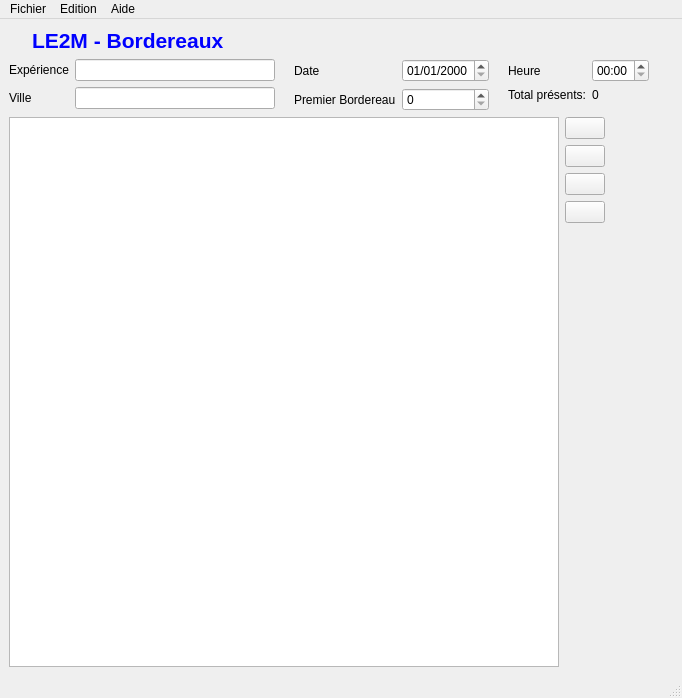
<?xml version="1.0" encoding="UTF-8"?>
<ui version="4.0">
 <class>MainWindow</class>
 <widget class="QMainWindow" name="MainWindow">
  <property name="geometry">
   <rect>
    <x>0</x>
    <y>0</y>
    <width>682</width>
    <height>698</height>
   </rect>
  </property>
  <property name="minimumSize">
   <size>
    <width>0</width>
    <height>0</height>
   </size>
  </property>
  <property name="windowTitle">
   <string>Bordereau Editor</string>
  </property>
  <widget class="QWidget" name="centralwidget">
   <layout class="QVBoxLayout" name="verticalLayout">
    <item>
     <layout class="QHBoxLayout" name="horizontalLayout_2">
      <item>
       <widget class="QLabel" name="label_logo">
        <property name="text">
         <string/>
        </property>
        <property name="pixmap">
         <pixmap>../le2mBordereauxImages/logo_lameta.gif</pixmap>
        </property>
       </widget>
      </item>
      <item>
       <spacer name="horizontalSpacer_10">
        <property name="orientation">
         <enum>Qt::Horizontal</enum>
        </property>
        <property name="sizeType">
         <enum>QSizePolicy::Fixed</enum>
        </property>
        <property name="sizeHint" stdset="0">
         <size>
          <width>10</width>
          <height>20</height>
         </size>
        </property>
       </spacer>
      </item>
      <item>
       <widget class="QLabel" name="label_description">
        <property name="font">
         <font>
          <pointsize>16</pointsize>
          <weight>75</weight>
          <bold>true</bold>
         </font>
        </property>
        <property name="styleSheet">
         <string notr="true">color: rgb(0, 0, 255);</string>
        </property>
        <property name="text">
         <string>LE2M - Bordereaux</string>
        </property>
       </widget>
      </item>
      <item>
       <spacer name="horizontalSpacer_2">
        <property name="orientation">
         <enum>Qt::Horizontal</enum>
        </property>
        <property name="sizeType">
         <enum>QSizePolicy::MinimumExpanding</enum>
        </property>
        <property name="sizeHint" stdset="0">
         <size>
          <width>13</width>
          <height>20</height>
         </size>
        </property>
       </spacer>
      </item>
     </layout>
    </item>
    <item>
     <layout class="QHBoxLayout" name="horizontalLayout">
      <item>
       <layout class="QFormLayout" name="formLayout">
        <item row="0" column="0">
         <widget class="QLabel" name="label_nom">
          <property name="text">
           <string>Expérience</string>
          </property>
         </widget>
        </item>
        <item row="0" column="1">
         <widget class="QLineEdit" name="lineEdit_nomExperience">
          <property name="minimumSize">
           <size>
            <width>200</width>
            <height>0</height>
           </size>
          </property>
          <property name="maximumSize">
           <size>
            <width>200</width>
            <height>16777215</height>
           </size>
          </property>
         </widget>
        </item>
        <item row="1" column="0">
         <widget class="QLabel" name="label_ville">
          <property name="text">
           <string>Ville</string>
          </property>
         </widget>
        </item>
        <item row="1" column="1">
         <widget class="QLineEdit" name="lineEdit_ville">
          <property name="minimumSize">
           <size>
            <width>200</width>
            <height>0</height>
           </size>
          </property>
          <property name="maximumSize">
           <size>
            <width>200</width>
            <height>16777215</height>
           </size>
          </property>
         </widget>
        </item>
       </layout>
      </item>
      <item>
       <spacer name="horizontalSpacer">
        <property name="orientation">
         <enum>Qt::Horizontal</enum>
        </property>
        <property name="sizeType">
         <enum>QSizePolicy::Fixed</enum>
        </property>
        <property name="sizeHint" stdset="0">
         <size>
          <width>13</width>
          <height>20</height>
         </size>
        </property>
       </spacer>
      </item>
      <item>
       <layout class="QFormLayout" name="formLayout_2">
        <item row="0" column="0">
         <widget class="QLabel" name="label">
          <property name="text">
           <string>Date</string>
          </property>
         </widget>
        </item>
        <item row="0" column="1">
         <widget class="QDateEdit" name="dateEdit">
          <property name="displayFormat">
           <string>dd/MM/yyyy</string>
          </property>
         </widget>
        </item>
        <item row="1" column="0">
         <widget class="QLabel" name="label_premierBordereau">
          <property name="text">
           <string>Premier Bordereau</string>
          </property>
         </widget>
        </item>
        <item row="1" column="1">
         <widget class="QSpinBox" name="spinBox_premierBordereau">
          <property name="maximum">
           <number>999</number>
          </property>
         </widget>
        </item>
       </layout>
      </item>
      <item>
       <spacer name="horizontalSpacer_3">
        <property name="orientation">
         <enum>Qt::Horizontal</enum>
        </property>
        <property name="sizeType">
         <enum>QSizePolicy::Fixed</enum>
        </property>
        <property name="sizeHint" stdset="0">
         <size>
          <width>13</width>
          <height>20</height>
         </size>
        </property>
       </spacer>
      </item>
      <item>
       <layout class="QFormLayout" name="formLayout_3">
        <item row="0" column="0">
         <widget class="QLabel" name="label_2">
          <property name="text">
           <string>Heure</string>
          </property>
         </widget>
        </item>
        <item row="0" column="1">
         <widget class="QTimeEdit" name="timeEdit">
          <property name="displayFormat">
           <string>HH:mm</string>
          </property>
         </widget>
        </item>
        <item row="1" column="0">
         <widget class="QLabel" name="label_presents">
          <property name="text">
           <string>Total présents:</string>
          </property>
         </widget>
        </item>
        <item row="1" column="1">
         <widget class="QLabel" name="label_presents_nb">
          <property name="text">
           <string>0</string>
          </property>
         </widget>
        </item>
       </layout>
      </item>
      <item>
       <spacer name="horizontalSpacer_4">
        <property name="orientation">
         <enum>Qt::Horizontal</enum>
        </property>
        <property name="sizeHint" stdset="0">
         <size>
          <width>40</width>
          <height>20</height>
         </size>
        </property>
       </spacer>
      </item>
     </layout>
    </item>
    <item>
     <layout class="QHBoxLayout" name="horizontalLayout_3">
      <item>
       <widget class="QTableView" name="tableView_sujets">
        <property name="sizePolicy">
         <sizepolicy hsizetype="MinimumExpanding" vsizetype="MinimumExpanding">
          <horstretch>0</horstretch>
          <verstretch>0</verstretch>
         </sizepolicy>
        </property>
        <property name="minimumSize">
         <size>
          <width>550</width>
          <height>500</height>
         </size>
        </property>
        <property name="maximumSize">
         <size>
          <width>350</width>
          <height>16777215</height>
         </size>
        </property>
        <property name="dragEnabled">
         <bool>false</bool>
        </property>
        <property name="dragDropMode">
         <enum>QAbstractItemView::NoDragDrop</enum>
        </property>
        <property name="alternatingRowColors">
         <bool>true</bool>
        </property>
        <property name="sortingEnabled">
         <bool>false</bool>
        </property>
        <attribute name="horizontalHeaderMinimumSectionSize">
         <number>20</number>
        </attribute>
        <attribute name="verticalHeaderMinimumSectionSize">
         <number>20</number>
        </attribute>
       </widget>
      </item>
      <item>
       <layout class="QVBoxLayout" name="verticalLayout_2">
        <item>
         <widget class="QPushButton" name="pushButton_add">
          <property name="text">
           <string/>
          </property>
          <property name="icon">
           <iconset>
            <normaloff>../le2mBordereauxImages/plus_1.jpg</normaloff>../le2mBordereauxImages/plus_1.jpg</iconset>
          </property>
         </widget>
        </item>
        <item>
         <widget class="QPushButton" name="pushButton_monter">
          <property name="text">
           <string/>
          </property>
          <property name="icon">
           <iconset>
            <normaloff>../le2mBordereauxImages/up.jpg</normaloff>../le2mBordereauxImages/up.jpg</iconset>
          </property>
         </widget>
        </item>
        <item>
         <widget class="QPushButton" name="pushButton_descendre">
          <property name="text">
           <string/>
          </property>
          <property name="icon">
           <iconset>
            <normaloff>../le2mBordereauxImages/down.jpg</normaloff>../le2mBordereauxImages/down.jpg</iconset>
          </property>
         </widget>
        </item>
        <item>
         <widget class="QPushButton" name="pushButton_remove">
          <property name="text">
           <string/>
          </property>
          <property name="icon">
           <iconset>
            <normaloff>../le2mBordereauxImages/moins_1.jpg</normaloff>../le2mBordereauxImages/moins_1.jpg</iconset>
          </property>
         </widget>
        </item>
        <item>
         <spacer name="verticalSpacer">
          <property name="orientation">
           <enum>Qt::Vertical</enum>
          </property>
          <property name="sizeHint" stdset="0">
           <size>
            <width>20</width>
            <height>40</height>
           </size>
          </property>
         </spacer>
        </item>
       </layout>
      </item>
      <item>
       <spacer name="horizontalSpacer_11">
        <property name="orientation">
         <enum>Qt::Horizontal</enum>
        </property>
        <property name="sizeHint" stdset="0">
         <size>
          <width>40</width>
          <height>20</height>
         </size>
        </property>
       </spacer>
      </item>
     </layout>
    </item>
   </layout>
  </widget>
  <widget class="QMenuBar" name="menubar">
   <property name="geometry">
    <rect>
     <x>0</x>
     <y>0</y>
     <width>682</width>
     <height>19</height>
    </rect>
   </property>
   <widget class="QMenu" name="menuFichier">
    <property name="title">
     <string>Fichier</string>
    </property>
    <addaction name="action_ouvrir"/>
    <addaction name="separator"/>
    <addaction name="action_enregistrer"/>
    <addaction name="action_imprimer"/>
    <addaction name="separator"/>
    <addaction name="action_quitter"/>
   </widget>
   <widget class="QMenu" name="menuEdition">
    <property name="title">
     <string>Edition</string>
    </property>
   </widget>
   <widget class="QMenu" name="menuAide">
    <property name="title">
     <string>Aide</string>
    </property>
    <addaction name="action_afficherAide"/>
    <addaction name="action_afficherPropos"/>
   </widget>
   <addaction name="menuFichier"/>
   <addaction name="menuEdition"/>
   <addaction name="menuAide"/>
  </widget>
  <widget class="QStatusBar" name="statusbar"/>
  <action name="action_ouvrir">
   <property name="text">
    <string>Ouvrir</string>
   </property>
  </action>
  <action name="action_enregistrer">
   <property name="text">
    <string>Enregistrer</string>
   </property>
  </action>
  <action name="action_imprimer">
   <property name="text">
    <string>Imprimer</string>
   </property>
  </action>
  <action name="action_quitter">
   <property name="text">
    <string>Quitter</string>
   </property>
  </action>
  <action name="action_bordereauVierge">
   <property name="text">
    <string>Editer un bordereau vierge</string>
   </property>
  </action>
  <action name="action_ajouterSujet">
   <property name="text">
    <string>Ajouter un sujet</string>
   </property>
  </action>
  <action name="action_viderListe">
   <property name="text">
    <string>Vider la liste</string>
   </property>
  </action>
  <action name="action_afficherAide">
   <property name="text">
    <string>Aide de Bordereau Editor</string>
   </property>
  </action>
  <action name="action_afficherPropos">
   <property name="text">
    <string>A Propos</string>
   </property>
  </action>
 </widget>
 <resources/>
 <connections/>
</ui>
